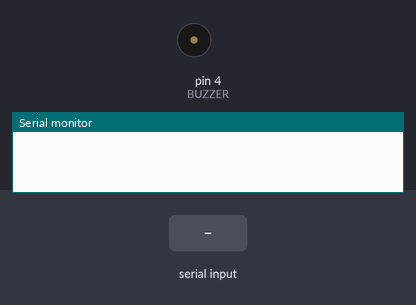
Recording of a sketch running on a simulated Arduino Uno, built with avr-gcc and run on an emulated ATmega328P. On the bench: buzzer (waves = sounding), the last lines printed to the serial monitor. Inputs (shaded band) come from the test bench.

Above: at 1.2 s.
1.3 s: "1" received over Serial
At 2.7 s:
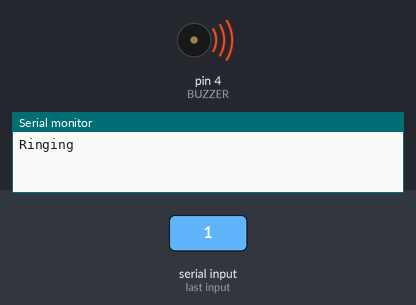
Timing chart, 0 to 22.8 s (numbered marks = the images above; inputs shaded):
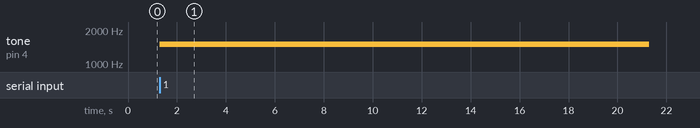

The sketch:

BLE_HacknRoll.ino
```cpp
#define BUZZER 4

int incomingByte;

void setup() {
  pinMode(BUZZER, OUTPUT);
  Serial.begin(115200);
}

void loop() {
    //if we get 1 as a message, turn on tone
    if (Serial.available()) {
       incomingByte = Serial.read();
       if (incomingByte == '1') {
          tone(BUZZER, 1500, 20000);
          Serial.write("Ringing\n");
       }
    }
}
```

Measured:
- after the input at 1.3 s, tone on pin 4 (BUZZER): silent → 1500 Hz at once, → silent 20.0 s later
